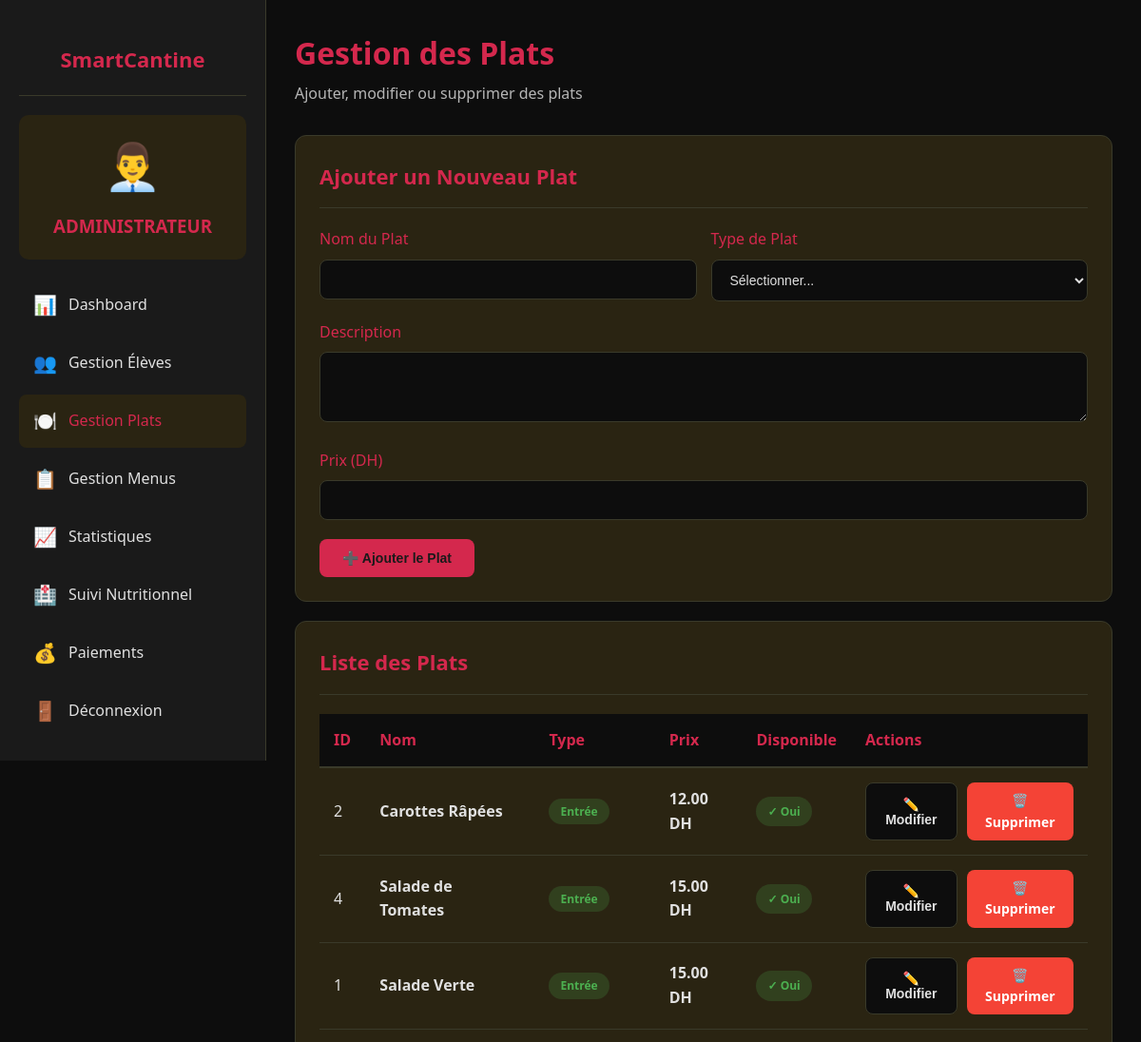
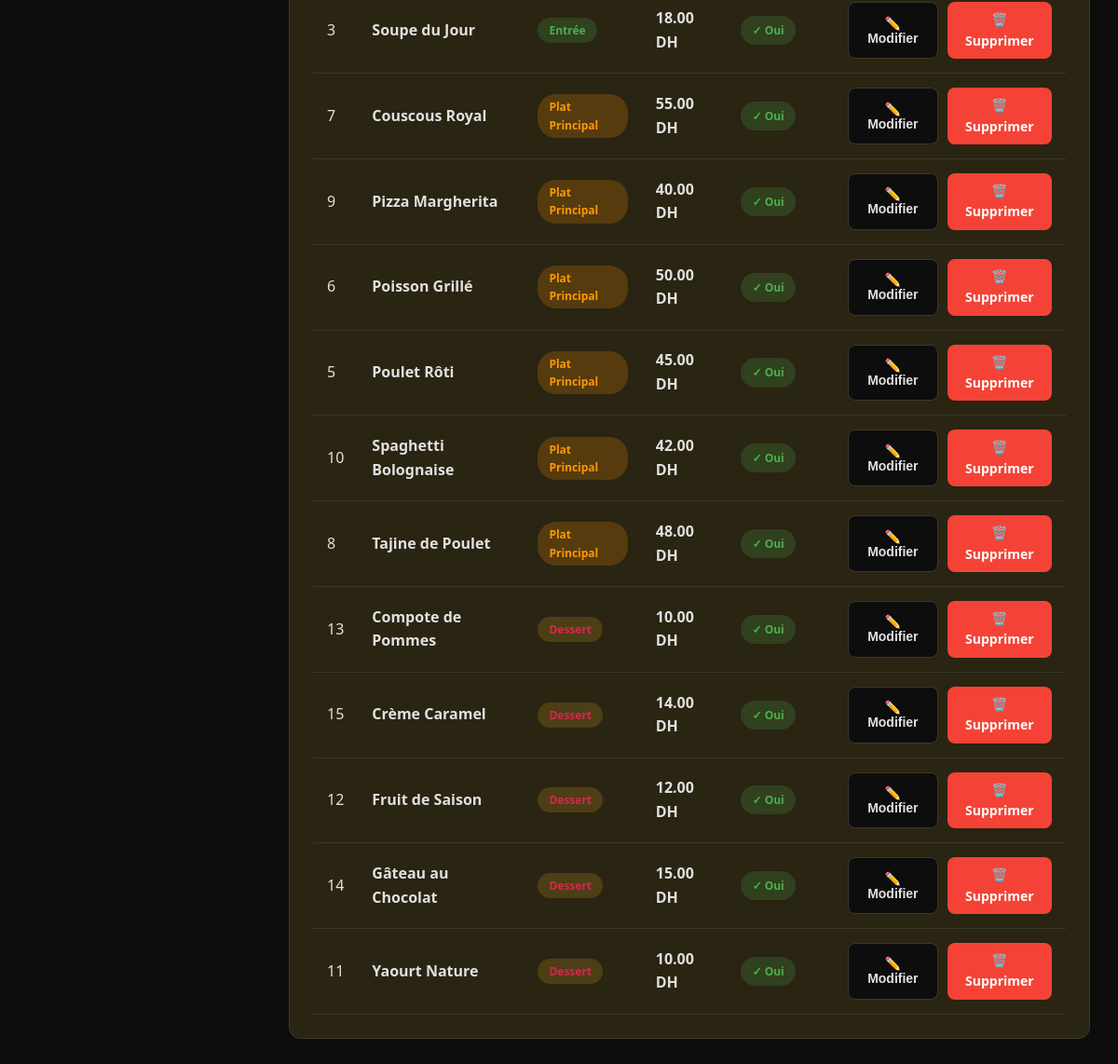
Screenshot of /admin_plats.php (signed in) with the database file from the repository (2 pictures, top to bottom).
### tables this page shows
CREATE TABLE IF NOT EXISTS plats (
    id INT AUTO_INCREMENT PRIMARY KEY,
    nom VARCHAR(150) NOT NULL,
    description TEXT,
    type_plat ENUM('entree', 'plat_principal', 'dessert') NOT NULL,
    prix DECIMAL(10,2) NOT NULL,
    image VARCHAR(255),
    disponible BOOLEAN DEFAULT TRUE,
    date_ajout TIMESTAMP DEFAULT CURRENT_TIMESTAMP,
    INDEX idx_type (type_plat)
);

### php/config.php (called while the page is built, shortened)
<?php
function formatPrice($price) {
    return number_format($price, 2, '.', ' ') . ' DH';
}
?>

### admin_plats.php (the view, shortened to what this page needs)
<?php
require_once 'php/config.php';
$db = Database::getInstance()->getConnection();
$stmt = $db->query("SELECT * FROM plats ORDER BY type_plat, nom");
$plats = $stmt->fetchAll();
?>
<!DOCTYPE html>
<html lang="fr">
<head>
    <link rel="stylesheet" href="css/style.css">
</head>
<body>
    <div class="dashboard">
        <aside class="sidebar">
            <div class="sidebar-header">
                <h2>SmartCantine</h2>
            </div>
            <div class="user-info">
                <div class="user-icon">👨‍💼</div>
                <h3>ADMINISTRATEUR</h3>
            </div>
            <nav>
                <ul class="nav-menu">
                    <li><a href="admin_dashboard.php"><span class="icon">📊</span> Dashboard</a></li>
                    <li><a href="admin_eleves.php"><span class="icon">👥</span> Gestion Élèves</a></li>
                    <li><a href="admin_plats.php" class="active"><span class="icon">🍽️</span> Gestion Plats</a></li>
                    <li><a href="admin_menus.php"><span class="icon">📋</span> Gestion Menus</a></li>
                    <li><a href="admin_statistiques.php"><span class="icon">📈</span> Statistiques</a></li>
                    <li><a href="admin_suivi_nutritionnel.php"><span class="icon">🏥</span> Suivi Nutritionnel</a></li>
                    <li><a href="admin_paiements.php"><span class="icon">💰</span> Paiements</a></li>
                    <li><a href="php/logout.php"><span class="icon">🚪</span> Déconnexion</a></li>
                </ul>
            </nav>
        </aside>
        <main class="main-content">
            <div class="page-header">
                <h1>Gestion des Plats</h1>
                <p>Ajouter, modifier ou supprimer des plats</p>
            </div>
            <div class="card">
                <div class="card-header">
                    <h2>Ajouter un Nouveau Plat</h2>
                </div>
                <div class="card-body">
                    <form method="POST" action="">
                        <div class="form-row">
                            <div class="form-group">
                                <label for="nom">Nom du Plat</label>
                                <input type="text" name="nom" id="nom" required>
                            </div>
                            <div class="form-group">
                                <label for="type_plat">Type de Plat</label>
                                <select name="type_plat" id="type_plat" required>
                                    <option value="">Sélectionner...</option>
                                </select>
                            </div>
                        </div>
                        <div class="form-group">
                            <label for="description">Description</label>
                            <textarea name="description" id="description" rows="3"></textarea>
                        </div>
                        <div class="form-group">
                            <label for="prix">Prix (DH)</label>
                            <input type="number" name="prix" id="prix" step="0.01" min="0" required>
                        </div>
                        <button type="submit" name="ajouter_plat" class="btn btn-primary">
                            ➕ Ajouter le Plat
                        </button>
                    </form>
                </div>
            </div>
            <div class="card">
                <div class="card-header">
                    <h2>Liste des Plats</h2>
                </div>
                <div class="card-body">
                    <?php if (count($plats) > 0): ?>
                        <div class="table-container">
                            <table>
                                <thead>
                                    <tr>
                                        <th>ID</th>
                                        <th>Nom</th>
                                        <th>Type</th>
                                        <th>Prix</th>
                                        <th>Disponible</th>
                                        <th>Actions</th>
                                    </tr>
                                </thead>
                                <tbody>
                                    <?php foreach ($plats as $plat): ?>
                                        <tr>
                                            <td><?php echo $plat['id']; ?></td>
                                            <td><strong><?php echo htmlspecialchars($plat['nom']); ?></strong></td>
                                            <td>
                                                <?php
                                                $type_badges = [
                                                    'entree' => 'badge-entree',
                                                    'plat_principal' => 'badge-plat',
                                                    'dessert' => 'badge-dessert'
                                                ];
                                                $type_labels = [
                                                    'entree' => 'Entrée',
                                                    'plat_principal' => 'Plat Principal',
                                                    'dessert' => 'Dessert'
                                                ];
                                                ?>
                                                <span class="badge <?php echo $type_badges[$plat['type_plat']]; ?>">
                                                    <?php echo $type_labels[$plat['type_plat']]; ?>
                                                </span>
                                            </td>
                                            <td><strong><?php echo formatPrice($plat['prix']); ?></strong></td>
                                            <td>
                                                <?php if ($plat['disponible']): ?>
                                                    <span class="status-badge status-paye">✓ Oui</span>
                                                <?php else: ?>
                                                    <span class="status-badge status-annule">✗ Non</span>
                                                <?php endif; ?>
                                            </td>
                                            <td>
                                                <div class="action-buttons">
                                                    <button onclick="modifierPlat(<?php echo htmlspecialchars(json_encode($plat)); ?>)" class="btn btn-secondary btn-icon">
                                                        ✏️ Modifier
                                                    </button>
                                                    <a href="?supprimer=<?php echo $plat['id']; ?>"
                                                       onclick="return confirm('Êtes-vous sûr de vouloir supprimer ce plat ?')"
                                                       class="btn btn-danger btn-icon">
                                                        🗑️ Supprimer
                                                    </a>
                                                </div>
                                            </td>
                                        </tr>
                                    <?php endforeach; ?>
                                </tbody>
                            </table>
                        </div>
                    <?php endif; ?>
                </div>
            </div>
        </main>
    </div>
</body>
</html>

### css/style.css (style rules this page uses)
* { margin: 0; padding: 0; box-sizing: border-box; }
:root { --primary-color: #d4284d; --secondary-color: #1a1a1a; --background-dark: #0d0d0d; --card-bg: #2a2412; --text-light: #e0e0e0; --text-dark: #1a1a1a; --success: #4caf50; --warning: #ff9800; --danger: #f44336; --border-color: #3a3a2a; }
body { font-family: 'Segoe UI', Tahoma, Geneva, Verdana, sans-serif; background: var(--background-dark); color: var(--text-light); line-height: 1.6; }
.form-group { margin-bottom: 20px; }
.form-row { display: grid; grid-template-columns: 1fr 1fr; gap: 15px; }
.form-group label { display: block; margin-bottom: 8px; color: var(--primary-color); font-weight: 500; }
.form-group input, .form-group select, .form-group textarea { width: 100%; padding: 12px 15px; background: var(--background-dark); border: 1px solid var(--border-color); border-radius: 8px; color: var(--text-light); font-size: 14px; transition: all 0.3s; }
.btn { padding: 12px 24px; border: none; border-radius: 8px; cursor: pointer; font-size: 14px; font-weight: 600; transition: all 0.3s; display: inline-block; text-decoration: none; text-align: center; }
.btn-primary { background: var(--primary-color); color: var(--text-dark); }
.btn-secondary { background: var(--background-dark); color: var(--text-light); border: 1px solid var(--border-color); }
.btn-danger { background: var(--danger); color: white; }
.dashboard { display: flex; min-height: 100vh; }
.sidebar { width: 280px; background: var(--secondary-color); padding: 20px; border-right: 1px solid var(--border-color); position: fixed; height: 100vh; overflow-y: auto; }
.sidebar-header { text-align: center; padding: 20px 0; border-bottom: 1px solid var(--border-color); margin-bottom: 20px; }
.sidebar-header h2 { color: var(--primary-color); font-size: 22px; }
.user-info { background: var(--card-bg); padding: 15px; border-radius: 10px; margin-bottom: 20px; text-align: center; }
.user-info .user-icon { font-size: 48px; margin-bottom: 10px; }
.user-info h3 { color: var(--primary-color); margin-bottom: 5px; }
.nav-menu { list-style: none; }
.nav-menu li { margin-bottom: 5px; }
.nav-menu a { display: flex; align-items: center; padding: 12px 15px; color: var(--text-light); text-decoration: none; border-radius: 8px; transition: all 0.3s; }
.nav-menu a:hover, .nav-menu a.active { background: var(--card-bg); color: var(--primary-color); }
.nav-menu a .icon { margin-right: 12px; font-size: 20px; }
.main-content { flex: 1; margin-left: 280px; padding: 30px; background: var(--background-dark); }
.page-header { margin-bottom: 30px; }
.page-header h1 { color: var(--primary-color); font-size: 32px; margin-bottom: 5px; }
.page-header p { color: var(--text-light); opacity: 0.8; }
.card { background: var(--card-bg); border-radius: 12px; padding: 25px; margin-bottom: 20px; border: 1px solid var(--border-color); }
.card-header { display: flex; justify-content: space-between; align-items: center; margin-bottom: 20px; padding-bottom: 15px; border-bottom: 1px solid var(--border-color); }
.card-header h2 { color: var(--primary-color); font-size: 22px; }
.card-body { color: var(--text-light); }
.badge { display: inline-block; padding: 4px 12px; border-radius: 20px; font-size: 12px; font-weight: 600; }
.badge-entree { background: rgba(76, 175, 80, 0.2); color: var(--success); }
.badge-plat { background: rgba(255, 152, 0, 0.2); color: var(--warning); }
.badge-dessert { background: rgba(212, 165, 40, 0.2); color: var(--primary-color); }
.table-container { overflow-x: auto; }
table { width: 100%; border-collapse: collapse; }
thead { background: var(--background-dark); }
th { padding: 15px; text-align: left; color: var(--primary-color); font-weight: 600; border-bottom: 2px solid var(--border-color); }
td { padding: 15px; border-bottom: 1px solid var(--border-color); }
.status-badge { display: inline-block; padding: 6px 12px; border-radius: 20px; font-size: 12px; font-weight: 600; }
.status-paye { background: rgba(76, 175, 80, 0.2); color: var(--success); }
.action-buttons { display: flex; gap: 10px; }
.btn-icon { padding: 8px 12px; font-size: 14px; }

### rows the page displays
plats: id "2", nom "Carottes Râpées", type_plat "Entrée", prix "12.00 DH", disponible "✓ Oui"
plats: id "4", nom "Salade de Tomates", type_plat "Entrée", prix "15.00 DH", disponible "✓ Oui"
plats: id "1", nom "Salade Verte", type_plat "Entrée", prix "15.00 DH", disponible "✓ Oui"
plats: id "3", nom "Soupe du Jour", type_plat "Entrée", prix "18.00 DH", disponible "✓ Oui"
plats: id "7", nom "Couscous Royal", type_plat "Plat Principal", prix "55.00 DH", disponible "✓ Oui"
plats: id "9", nom "Pizza Margherita", type_plat "Plat Principal", prix "40.00 DH", disponible "✓ Oui"
plats: id "6", nom "Poisson Grillé", type_plat "Plat Principal", prix "50.00 DH", disponible "✓ Oui"
plats: id "5", nom "Poulet Rôti", type_plat "Plat Principal", prix "45.00 DH", disponible "✓ Oui"
plats: id "10", nom "Spaghetti Bolognaise", type_plat "Plat Principal", prix "42.00 DH", disponible "✓ Oui"
plats: id "8", nom "Tajine de Poulet", type_plat "Plat Principal", prix "48.00 DH", disponible "✓ Oui"
plats: id "13", nom "Compote de Pommes", type_plat "Dessert", prix "10.00 DH", disponible "✓ Oui"
plats: id "15", nom "Crème Caramel", type_plat "Dessert", prix "14.00 DH", disponible "✓ Oui"
plats: id "12", nom "Fruit de Saison", type_plat "Dessert", prix "12.00 DH", disponible "✓ Oui"
plats: id "14", nom "Gâteau au Chocolat", type_plat "Dessert", prix "15.00 DH", disponible "✓ Oui"
plats: id "11", nom "Yaourt Nature", type_plat "Dessert", prix "10.00 DH", disponible "✓ Oui"
